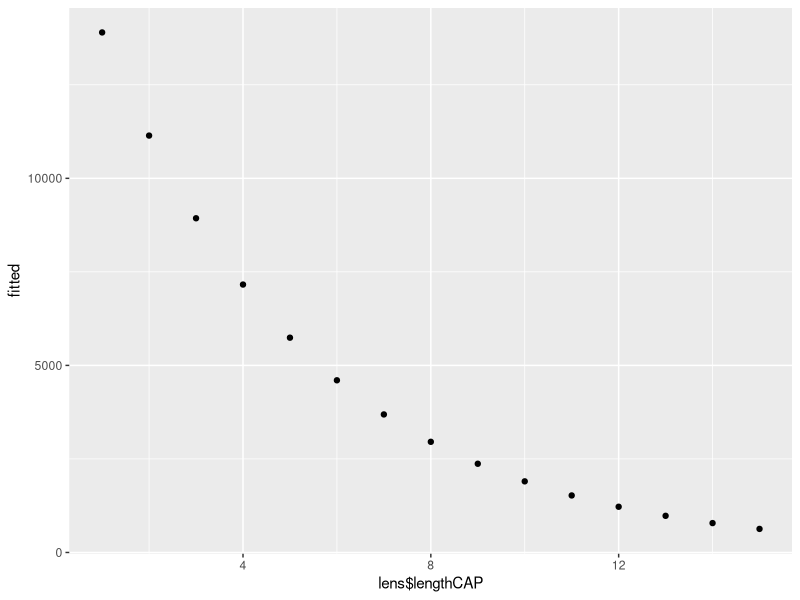
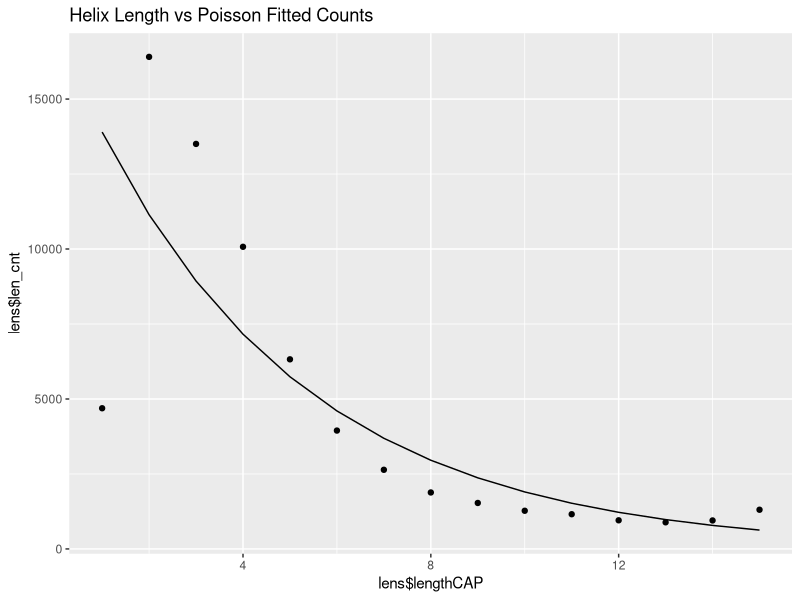
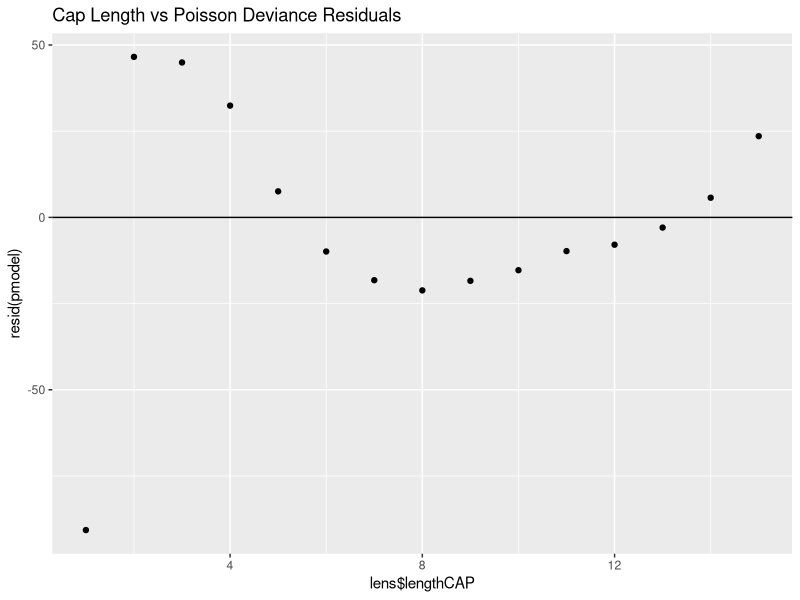
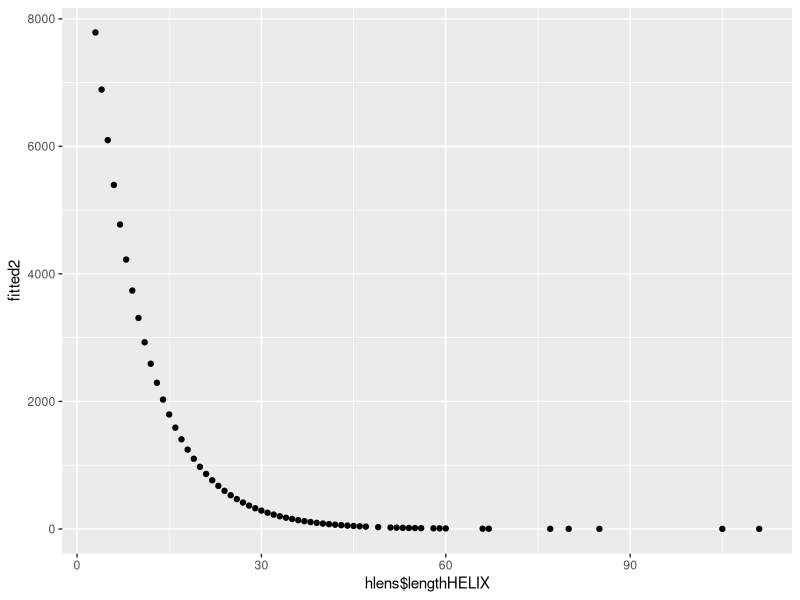
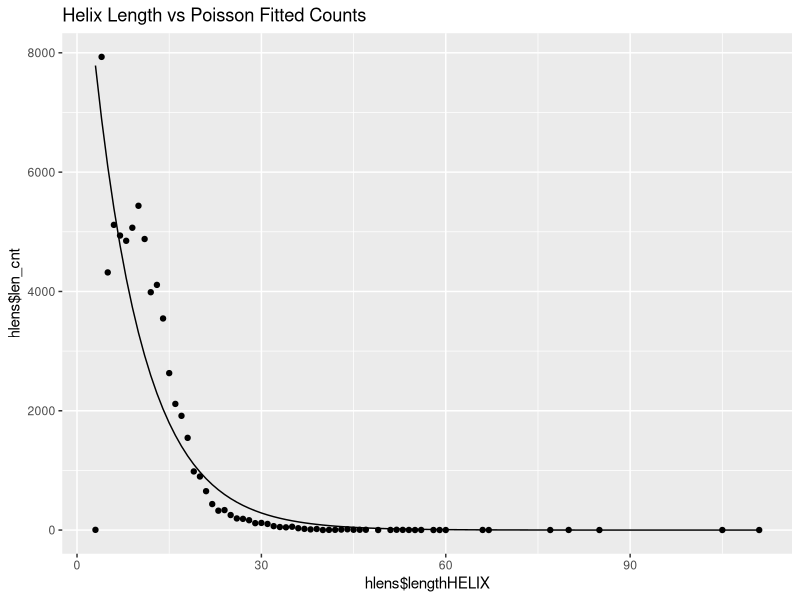
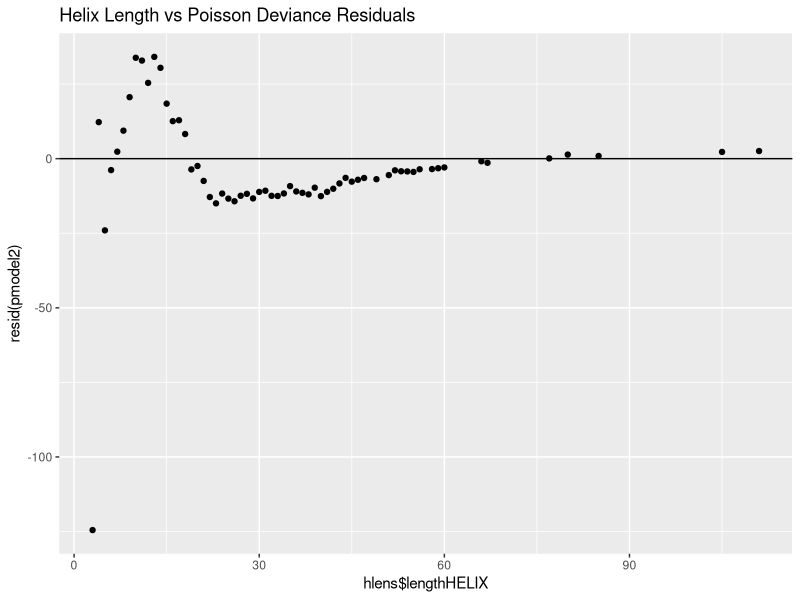
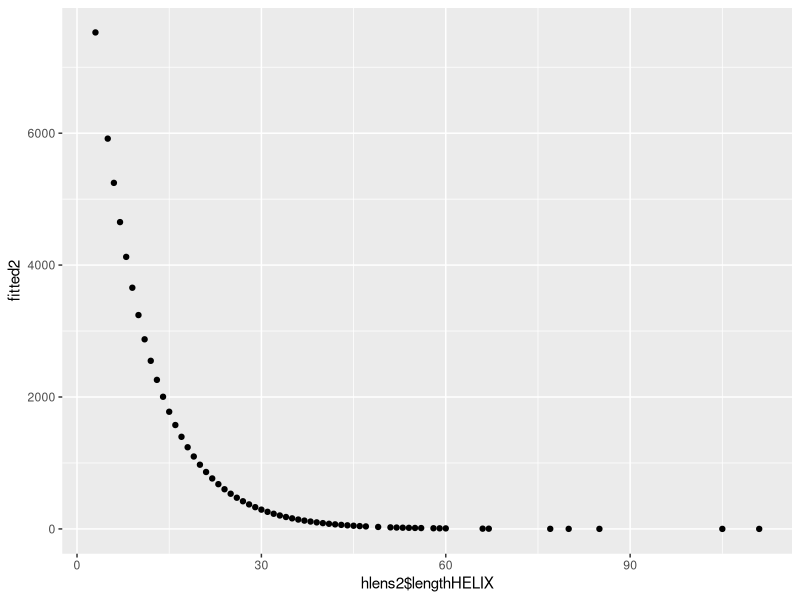
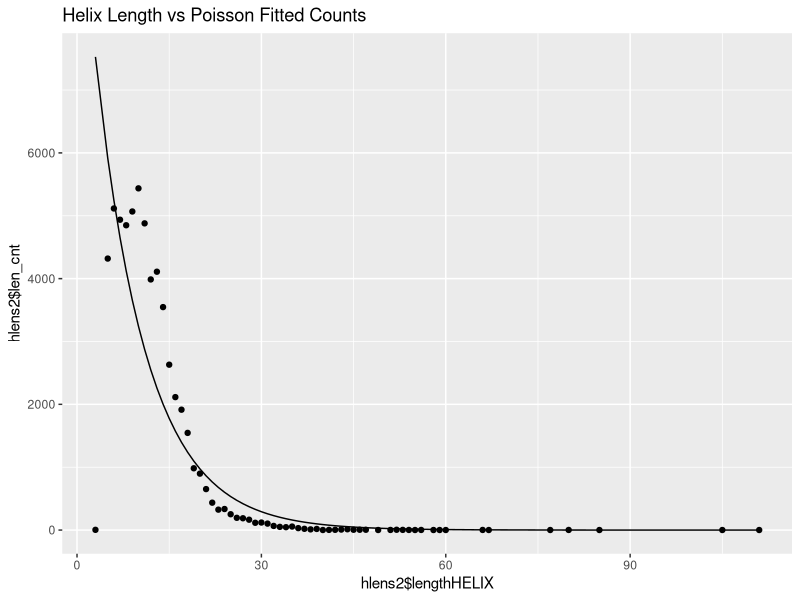

Generate these figures, in order, with R:
setwd("~/DSI/capstone/ProteinFragmenter/")

library(tidyverse)
library(ggplot2)

# Try to fit a Poisson model to cap lengths

lens <- read.csv(file = "caps_lengths.csv")

pmodel <- glm(len_cnt ~ lengthCAP, family = "poisson", data = lens)
summary(pmodel)

fitted <- fitted(pmodel)
qplot(x = lens$lengthCAP, fitted)
ggplot() +
  geom_point(mapping = aes(x = lens$lengthCAP, y = lens$len_cnt)) +
  geom_path(mapping = aes(x = lens$lengthCAP, y = fitted)) +
  ggtitle("Helix Length vs Poisson Fitted Counts")

ggplot() +
  geom_point(mapping = aes(x = lens$lengthCAP, y = resid(pmodel))) +
  geom_hline(yintercept = 0) +
  ggtitle("Cap Length vs Poisson Deviance Residuals")

# It doesn't seem to be a good fit



# Try to fit a Poisson model to helix lengths - this should be a good fit

hlens <- read.csv(file = "helix_lengths.csv")

pmodel2 <- glm(len_cnt ~ lengthHELIX, family = "poisson", data = hlens)
summary(pmodel2)

fitted2 <- fitted(pmodel2)
qplot(x = hlens$lengthHELIX, fitted2)
ggplot() +
  geom_point(mapping = aes(x = hlens$lengthHELIX, y = hlens$len_cnt)) +
  geom_path(mapping = aes(x = hlens$lengthHELIX, y = fitted2)) +
  ggtitle("Helix Length vs Poisson Fitted Counts")

ggplot() +
  geom_point(mapping = aes(x = hlens$lengthHELIX, y = resid(pmodel2))) +
  geom_hline(yintercept = 0) +
  ggtitle("Helix Length vs Poisson Deviance Residuals")

# It doesn't seem to be a good fit at small numbers of residues, possibly because of an outlier at group lengthHELIX=4

# Try removing outlier and refitting

hlens2 <- hlens[hlens$lengthHELIX != 4,]

pmodel3 <- glm(len_cnt ~ lengthHELIX, family = "poisson", data = hlens2)
summary(pmodel3)

fitted2 <- fitted(pmodel3)
qplot(x = hlens2$lengthHELIX, fitted2)
ggplot() +
  geom_point(mapping = aes(x = hlens2$lengthHELIX, y = hlens2$len_cnt)) +
  geom_path(mapping = aes(x = hlens2$lengthHELIX, y = fitted2)) +
  ggtitle("Helix Length vs Poisson Fitted Counts")

ggplot() +
  geom_point(mapping = aes(x = hlens2$lengthHELIX, y = resid(pmodel3))) +
  geom_hline(yintercept = 0) +
  ggtitle("Helix Length vs Poisson Deviance Residuals")

# It still doesn't seem to be a good fit

